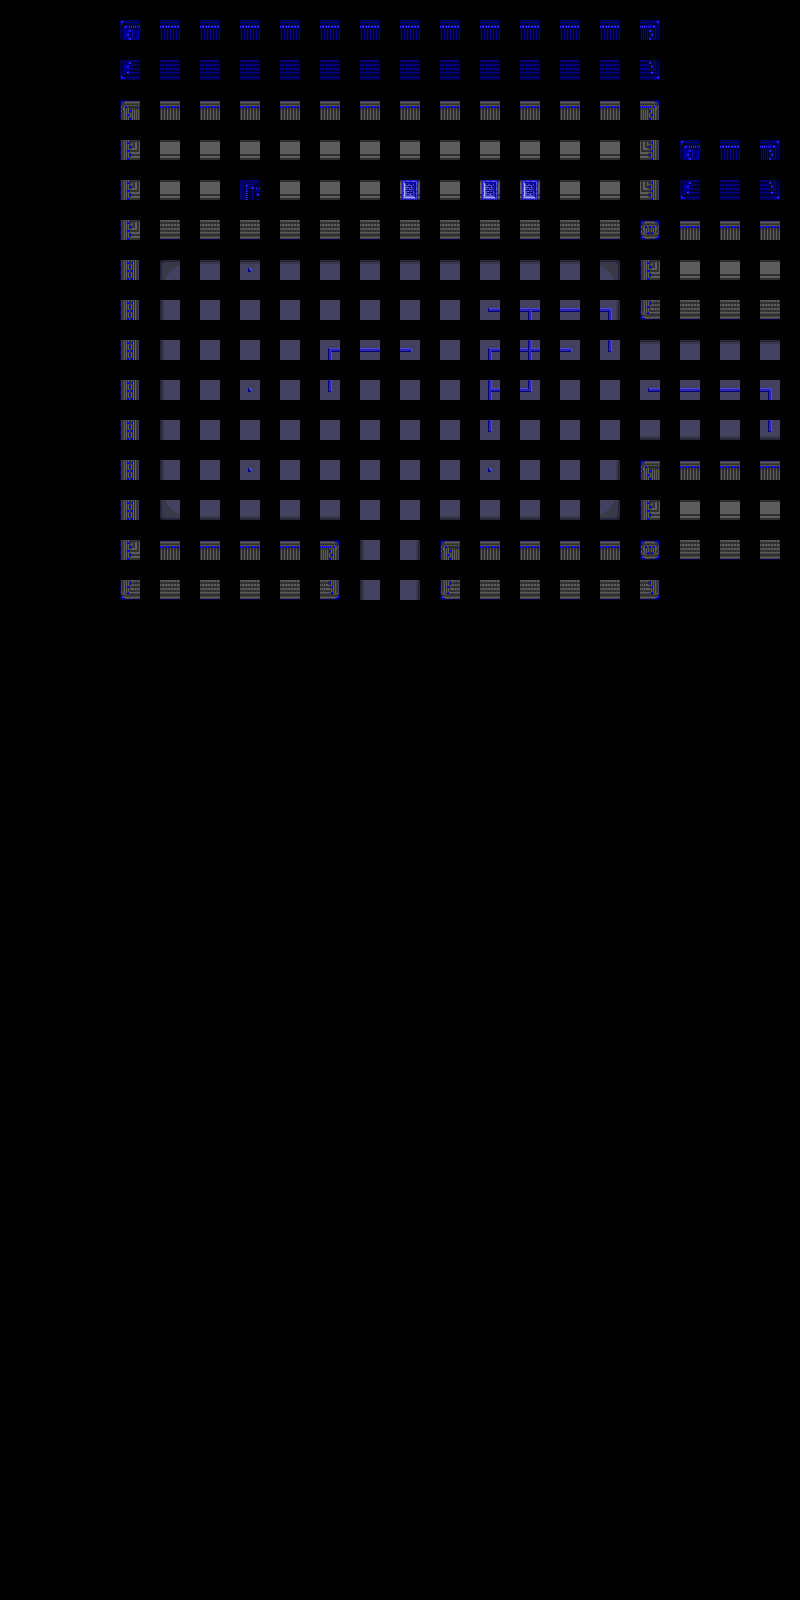

A 2D game scene composited from a Tiled map and its tileset images. What follows is a short description and the map's XML, with every tile layer's data as written:
An orthogonal 20x40 tile map with 40x40 px tiles, 3 tile layers (Tile Layer 1, Tile Layer 3, decaL) and 1 object.

<map version="1.11" tiledversion="1.11.0" orientation="orthogonal" renderorder="right-down" width="20" height="40" tilewidth="40" tileheight="40" infinite="0" nextlayerid="5" nextobjectid="2">
 <editorsettings>
  <export target="what.lua" format="lua" />
 </editorsettings>
 <tileset firstgid="1" source="../tilesets/machine.tsx" />
 <layer id="1" name="Tile Layer 1" width="20" height="40">
  <data encoding="csv">
0,0,0,54,55,55,55,55,55,55,55,55,55,55,55,55,56,0,0,0,
0,0,0,134,135,135,135,135,135,135,135,135,135,135,135,135,136,0,0,0,
0,0,0,42,43,43,43,43,43,43,43,43,43,43,43,43,44,0,0,0,
0,0,0,82,83,83,83,83,83,83,83,83,83,83,83,83,84,54,55,56,
0,0,0,82,83,83,83,83,83,83,83,83,83,83,83,83,84,134,135,136,
0,0,0,82,123,123,123,123,123,123,123,123,123,123,123,123,1,43,43,43,
0,0,0,81,46,47,47,47,47,47,47,47,47,47,47,48,82,83,83,83,
0,0,0,81,86,87,87,87,87,87,87,87,87,87,87,88,122,123,123,123,
0,0,0,81,86,87,87,87,87,87,87,87,87,87,87,87,47,47,47,47,
0,0,0,81,86,87,87,87,87,87,87,87,87,87,87,87,87,87,87,87,
0,0,0,81,86,87,87,87,87,87,87,87,87,87,87,87,127,127,127,127,
0,0,0,81,86,87,87,87,87,87,87,87,87,87,87,88,42,43,43,43,
0,0,0,81,126,127,127,127,127,87,87,127,127,127,127,128,82,83,83,83,
0,0,0,82,43,43,43,43,44,86,88,42,43,43,43,43,1,123,123,123,
0,0,0,122,123,123,123,123,124,86,88,122,123,123,123,123,124,0,0,0,
0,0,0,0,0,0,0,0,0,0,0,0,0,0,0,0,0,0,0,0,
0,0,0,0,0,0,0,0,0,0,0,0,0,0,0,0,0,0,0,0,
0,0,0,0,0,0,0,0,0,0,0,0,0,0,0,0,0,0,0,0,
0,0,0,0,0,0,0,0,0,0,0,0,0,0,0,0,0,0,0,0,
0,0,0,0,0,0,0,0,0,0,0,0,0,0,0,0,0,0,0,0,
0,0,0,0,0,0,0,0,0,0,0,0,0,0,0,0,0,0,0,0,
0,0,0,0,0,0,0,0,0,0,0,0,0,0,0,0,0,0,0,0,
0,0,0,0,0,0,0,0,0,0,0,0,0,0,0,0,0,0,0,0,
0,0,0,0,0,0,0,0,0,0,0,0,0,0,0,0,0,0,0,0,
0,0,0,0,0,0,0,0,0,0,0,0,0,0,0,0,0,0,0,0,
0,0,0,0,0,0,0,0,0,0,0,0,0,0,0,0,0,0,0,0,
0,0,0,0,0,0,0,0,0,0,0,0,0,0,0,0,0,0,0,0,
0,0,0,0,0,0,0,0,0,0,0,0,0,0,0,0,0,0,0,0,
0,0,0,0,0,0,0,0,0,0,0,0,0,0,0,0,0,0,0,0,
0,0,0,0,0,0,0,0,0,0,0,0,0,0,0,0,0,0,0,0,
0,0,0,0,0,0,0,0,0,0,0,0,0,0,0,0,0,0,0,0,
0,0,0,0,0,0,0,0,0,0,0,0,0,0,0,0,0,0,0,0,
0,0,0,0,0,0,0,0,0,0,0,0,0,0,0,0,0,0,0,0,
0,0,0,0,0,0,0,0,0,0,0,0,0,0,0,0,0,0,0,0,
0,0,0,0,0,0,0,0,0,0,0,0,0,0,0,0,0,0,0,0,
0,0,0,0,0,0,0,0,0,0,0,0,0,0,0,0,0,0,0,0,
0,0,0,0,0,0,0,0,0,0,0,0,0,0,0,0,0,0,0,0,
0,0,0,0,0,0,0,0,0,0,0,0,0,0,0,0,0,0,0,0,
0,0,0,0,0,0,0,0,0,0,0,0,0,0,0,0,0,0,0,0,
0,0,0,0,0,0,0,0,0,0,0,0,0,0,0,0,0,0,0,0
</data>
 </layer>
 <layer id="3" name="Tile Layer 3" width="20" height="40">
  <data encoding="csv">
0,0,0,0,0,0,0,0,0,0,0,0,0,0,0,0,0,0,0,0,
0,0,0,0,0,0,0,0,0,0,0,0,0,0,0,0,0,0,0,0,
0,0,0,0,0,0,0,0,0,0,0,0,0,0,0,0,0,0,0,0,
0,0,0,0,0,0,0,0,0,0,0,0,0,0,0,0,0,0,0,0,
0,0,0,0,0,0,0,0,0,0,0,0,0,0,0,0,0,0,0,0,
0,0,0,0,0,0,0,0,0,0,0,0,0,0,0,0,0,0,0,0,
0,0,0,0,0,0,0,0,0,0,0,0,0,0,0,0,0,0,0,0,
0,0,0,0,0,0,0,0,0,0,0,0,0,0,0,0,0,0,0,0,
0,0,0,0,0,0,0,0,0,0,0,0,0,0,0,0,0,0,0,0,
0,0,0,0,0,0,0,0,0,0,0,0,0,0,0,0,0,0,0,0,
0,0,0,0,0,0,0,0,0,0,0,0,0,0,0,0,0,0,0,0,
0,0,0,0,0,0,0,0,0,0,0,0,0,0,0,0,0,0,0,0,
0,0,0,0,0,0,0,0,0,0,0,0,0,0,0,0,0,0,0,0,
0,0,0,0,0,0,0,0,0,0,0,0,0,0,0,0,0,0,0,0,
0,0,0,0,0,0,0,0,0,0,0,0,0,0,0,0,0,0,0,0,
0,0,0,0,0,0,0,0,0,0,0,0,0,0,0,0,0,0,0,0,
0,0,0,0,0,0,0,0,0,0,0,0,0,0,0,0,0,0,0,0,
0,0,0,0,0,0,0,0,0,0,0,0,0,0,0,0,0,0,0,0,
0,0,0,0,0,0,0,0,0,0,0,0,0,0,0,0,0,0,0,0,
0,0,0,0,0,0,0,0,0,0,0,0,0,0,0,0,0,0,0,0,
0,0,0,0,0,0,0,0,0,0,0,0,0,0,0,0,0,0,0,0,
0,0,0,0,0,0,0,0,0,0,0,0,0,0,0,0,0,0,0,0,
0,0,0,0,0,0,0,0,0,0,0,0,0,0,0,0,0,0,0,0,
0,0,0,0,0,0,0,0,0,0,0,0,0,0,0,0,0,0,0,0,
0,0,0,0,0,0,0,0,0,0,0,0,0,0,0,0,0,0,0,0,
0,0,0,0,0,0,0,0,0,0,0,0,0,0,0,0,0,0,0,0,
0,0,0,0,0,0,0,0,0,0,0,0,0,0,0,0,0,0,0,0,
0,0,0,0,0,0,0,0,0,0,0,0,0,0,0,0,0,0,0,0,
0,0,0,0,0,0,0,0,0,0,0,0,0,0,0,0,0,0,0,0,
0,0,0,0,0,0,0,0,0,0,0,0,0,0,0,0,0,0,0,0,
0,0,0,0,0,0,0,0,0,0,0,0,0,0,0,0,0,0,0,0,
0,0,0,0,0,0,0,0,0,0,0,0,0,0,0,0,0,0,0,0,
0,0,0,0,0,0,0,0,0,0,0,0,0,0,0,0,0,0,0,0,
0,0,0,0,0,0,0,0,0,0,0,0,0,0,0,0,0,0,0,0,
0,0,0,0,0,0,0,0,0,0,0,0,0,0,0,0,0,0,0,0,
0,0,0,0,0,0,0,0,0,0,0,0,0,0,0,0,0,0,0,0,
0,0,0,0,0,0,0,0,0,0,0,0,0,0,0,0,0,0,0,0,
0,0,0,0,0,0,0,0,0,0,0,0,0,0,0,0,0,0,0,0,
0,0,0,0,0,0,0,0,0,0,0,0,0,0,0,0,0,0,0,0,
0,0,0,0,0,0,0,0,0,0,0,0,0,0,0,0,0,0,0,0
</data>
 </layer>
 <layer id="2" name="decaL" width="20" height="40">
  <data encoding="csv">
0,0,0,0,0,0,0,0,0,0,0,0,0,0,0,0,0,0,0,0,
0,0,0,0,0,0,0,0,0,0,0,0,0,0,0,0,0,0,0,0,
0,0,0,0,0,0,0,0,0,0,0,0,0,0,0,0,0,0,0,0,
0,0,0,0,0,0,0,0,0,0,0,0,0,0,0,0,0,0,0,0,
0,0,0,0,0,0,20,0,0,0,19,59,19,19,0,0,0,0,0,0,
0,0,0,0,0,0,0,0,0,0,0,0,0,0,0,0,0,0,0,0,
0,0,0,0,0,0,9,0,0,0,0,0,0,0,0,0,0,0,0,0,
0,0,0,0,0,0,0,0,0,0,0,0,10,51,11,52,0,0,0,0,
0,0,0,0,0,0,0,0,50,11,12,0,50,91,12,129,0,0,0,0,
0,0,0,0,0,0,9,0,129,0,0,0,90,132,0,0,10,11,11,52,
0,0,0,0,0,0,0,0,0,0,0,0,129,0,0,0,0,0,0,129,
0,0,0,0,0,0,9,0,0,0,0,0,9,0,0,0,0,0,0,0,
0,0,0,0,0,0,0,0,0,0,0,0,0,0,0,0,0,0,0,0,
0,0,0,0,0,0,0,0,0,0,0,0,0,0,0,0,0,0,0,0,
0,0,0,0,0,0,0,0,0,0,0,0,0,0,0,0,0,0,0,0,
0,0,0,0,0,0,0,0,0,0,0,0,0,0,0,0,0,0,0,0,
0,0,0,0,0,0,0,0,0,0,0,0,0,0,0,0,0,0,0,0,
0,0,0,0,0,0,0,0,0,0,0,0,0,0,0,0,0,0,0,0,
0,0,0,0,0,0,0,0,0,0,0,0,0,0,0,0,0,0,0,0,
0,0,0,0,0,0,0,0,0,0,0,0,0,0,0,0,0,0,0,0,
0,0,0,0,0,0,0,0,0,0,0,0,0,0,0,0,0,0,0,0,
0,0,0,0,0,0,0,0,0,0,0,0,0,0,0,0,0,0,0,0,
0,0,0,0,0,0,0,0,0,0,0,0,0,0,0,0,0,0,0,0,
0,0,0,0,0,0,0,0,0,0,0,0,0,0,0,0,0,0,0,0,
0,0,0,0,0,0,0,0,0,0,0,0,0,0,0,0,0,0,0,0,
0,0,0,0,0,0,0,0,0,0,0,0,0,0,0,0,0,0,0,0,
0,0,0,0,0,0,0,0,0,0,0,0,0,0,0,0,0,0,0,0,
0,0,0,0,0,0,0,0,0,0,0,0,0,0,0,0,0,0,0,0,
0,0,0,0,0,0,0,0,0,0,0,0,0,0,0,0,0,0,0,0,
0,0,0,0,0,0,0,0,0,0,0,0,0,0,0,0,0,0,0,0,
0,0,0,0,0,0,0,0,0,0,0,0,0,0,0,0,0,0,0,0,
0,0,0,0,0,0,0,0,0,0,0,0,0,0,0,0,0,0,0,0,
0,0,0,0,0,0,0,0,0,0,0,0,0,0,0,0,0,0,0,0,
0,0,0,0,0,0,0,0,0,0,0,0,0,0,0,0,0,0,0,0,
0,0,0,0,0,0,0,0,0,0,0,0,0,0,0,0,0,0,0,0,
0,0,0,0,0,0,0,0,0,0,0,0,0,0,0,0,0,0,0,0,
0,0,0,0,0,0,0,0,0,0,0,0,0,0,0,0,0,0,0,0,
0,0,0,0,0,0,0,0,0,0,0,0,0,0,0,0,0,0,0,0,
0,0,0,0,0,0,0,0,0,0,0,0,0,0,0,0,0,0,0,0,
0,0,0,0,0,0,0,0,0,0,0,0,0,0,0,0,0,0,0,0
</data>
 </layer>
 <objectgroup color="#ff00ff" id="4" name="objects">
  <object id="1" x="320" y="160" width="80" height="40" />
 </objectgroup>
</map>